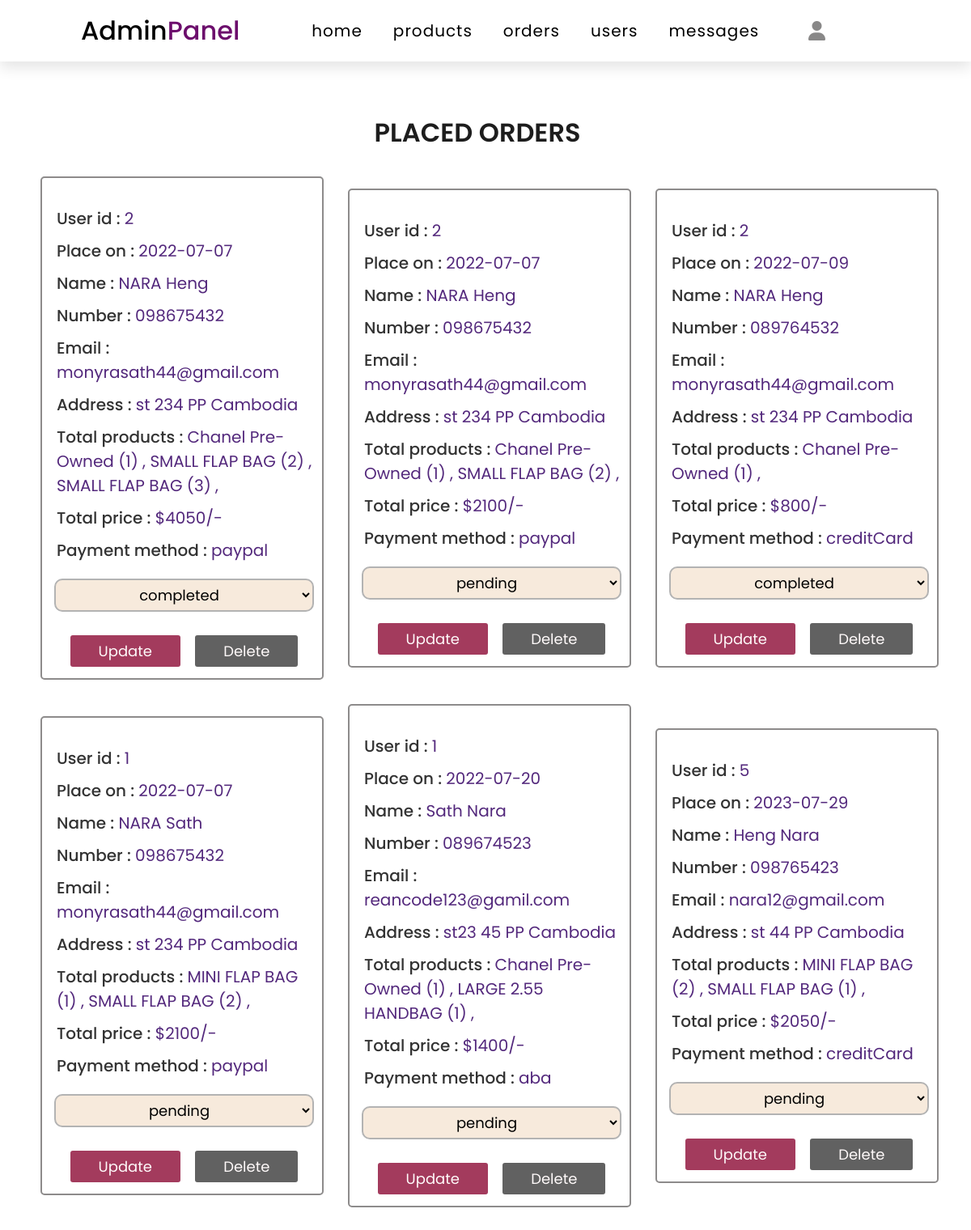
Screenshot of /admin_orders.php with the database file from the repository.
### tables this page shows
CREATE TABLE `order` (
  `id` int(100) NOT NULL,
  `user_id` int(100) NOT NULL,
  `place_on` date NOT NULL DEFAULT current_timestamp(),
  `name` varchar(100) NOT NULL,
  `email` varchar(100) NOT NULL,
  `number` varchar(10) NOT NULL,
  `address` varchar(100) NOT NULL,
  `payment_method` varchar(100) NOT NULL,
  `order_pro` varchar(500) NOT NULL,
  `price` int(100) NOT NULL,
  `payment_status` varchar(20) NOT NULL DEFAULT 'pending'
);

### database.php (called while the page is built, shortened)
<?php
    function db() {
        return new mysqli('localhost', 'root', '', 'chanel_db');
    }
?>

### admin_orders.php (the view, shortened to what this page needs)
<?php
    require_once("database.php");
?>
<!DOCTYPE html>
<html lang="en">
<head>
    <link rel="stylesheet" href="css/admin_style.css">
    <link rel="stylesheet" href="https://cdnjs.cloudflare.com/ajax/libs/font-awesome/6.1.1/css/all.min.css">
</head>
<body>
    <?php include 'admin_header.php'; ?>
    <div class="orders">
        <h1 class="heading">placed orders</h1>
        <div class="showOrder">
            <?php
                $result = db()->query("SELECT * FROM `order`");
                $num_row = mysqli_num_rows($result);
                if($num_row >0 ){
                    echo '<div class="result">';
                    for($i=1 ; $i<= $num_row; $i++){
                        if($row = mysqli_fetch_array($result)){
                            $placeOn = $row['place_on'];
                            $name = $row['name'];
                            $email = $row['email'];
                            $number = $row['number'];
                            $address = $row['address'];
                            $payment = $row['payment_method'];
                            $order = $row['order_pro'];
                            $price = $row['price'];
                            $user_Id = $row['user_id'];
                            $id = $row['id'];
                            $status = $row['payment_status'];
            ?>
                        <div class="showResult">
                            <p>User id : <span class="userId"><?php echo $user_Id ?></span> </p>
                            <p>Place on : <span class="placeOn"><?php echo $placeOn ?> </span> </p>
                            <p>Name : <span class="name"><?php echo $name ?></span> </p>
                            <p>Number : <span class="number"><?php echo $number ?></span> </p>
                            <p>Email : <span class="email"><?php echo $email ?></span> </p>
                            <p>Address : <span class="address"><?php echo $address ?></span> </p>
                            <p>Total products : <span class="total_pro"><?php echo $order ?></span> </p>
                            <p>Total price : <span class="total_price">$<?php echo $price ?>/-</span> </p>
                            <p>Payment method : <span class="payment_method"><?php echo $payment ?></span> </p>
                            <form action="admin_orders.php" name="payment_method">
                                <select>
                                    <option value="" disabled selected><?php echo $status ?></option>
                                </select>
                                <a href="" id=<?php echo $id ?> class="update_btn">Update</a>
                                <a href="" id=<?php echo $id ?> class="delete_btn">Delete</a>
                            </form>
                        </div>
            <?php
                        }
                        if($i %3 == 0){
                            echo '</div>';
                            echo '<div class="result">';
                        }
                    }
                    echo '</div>';
                }
            ?>
        </div>
    </div>
</body>
</html>

### css/admin_style.css (style rules this page uses)
* { box-sizing: border-box; }
body { font-family: 'Poppins', sans-serif; overflow-x: hidden; scroll-behavior: smooth; scroll-padding-top: 6rem; margin: 0; padding: 0; }
.heading { text-transform: uppercase; font-family: inherit; font-size: 2rem; text-align: center; color: #1d1d1d; font-weight: 600; margin: 140px auto 10px; }
.update_btn, .delete_btn { border: none; font-family: inherit; font-size: 18px; background-color: rgb(163, 59, 93); color: snow; padding: 7px 35px; border-radius: 3px; margin: 5px 1px 25px; cursor: pointer; }
.delete_btn { background-color: #616161; }
.orders { margin-top: 70px; margin-bottom: 50px; margin-right: 20px; }
.showOrder .result { display: flex; align-items: center; justify-content: center; flex-direction: row; margin: 30px 20px 15px; }
.showResult { width: 360px; border: 2px solid #8d8b8b; border-radius: 5px; padding: 15px 10px 20px; margin-left: 30px; }
.showResult p { color: #333333; font-weight: 500; font-size: 20px; margin-left: .5rem; margin-bottom: -10px; line-height: 30px; }
.showResult p span { color: #53287c; font-weight: 400; cursor: pointer; }
.orders form { margin-top: 30px; text-align: center; margin-left: 5px; }
.orders form select { border: 2px solid #b3b3b3; border-radius: 10px; padding: 5px 0px; font-family: inherit; font-size: 18px; color: black; text-align: center; width: 100%; margin-bottom: 35px; background-color: rgb(247, 234, 220); }
.orders form a { text-decoration: none; margin: 5px 7px 15px; }

### rows the page displays
order: user "2", place_on "2022-07-07", name "NARA Heng", number "098675432", email "monyrasath44@gmail.com", address "st 234 PP Cambodia", order_pro "Chanel Pre-Owned (1) , SMALL FLAP BAG (2) , SMALL FLAP BAG (3) ,", price "4050", payment_method "paypal", payment_status "completed"
order: user "2", place_on "2022-07-07", name "NARA Heng", number "098675432", email "monyrasath44@gmail.com", address "st 234 PP Cambodia", order_pro "Chanel Pre-Owned (1) , SMALL FLAP BAG (2) ,", price "2100", payment_method "paypal", payment_status "pending"
order: user "2", place_on "2022-07-09", name "NARA Heng", number "089764532", email "monyrasath44@gmail.com", address "st 234 PP Cambodia", order_pro "Chanel Pre-Owned (1) ,", price "800", payment_method "creditCard", payment_status "completed"
order: user "1", place_on "2022-07-07", name "NARA Sath", number "098675432", email "monyrasath44@gmail.com", address "st 234 PP Cambodia", order_pro "MINI FLAP BAG (1) , SMALL FLAP BAG (2) ,", price "2100", payment_method "paypal", payment_status "pending"
order: user "1", place_on "2022-07-20", name "Sath Nara", number "089674523", email "reancode123@gamil.com", address "st23 45 PP Cambodia", order_pro "Chanel Pre-Owned (1) , LARGE 2.55 HANDBAG (1) ,", price "1400", payment_method "aba", payment_status "pending"
order: user "5", place_on "2023-07-29", name "Heng Nara", number "098765423", email "nara12@gmail.com", address "st 44 PP Cambodia", order_pro "MINI FLAP BAG (2) , SMALL FLAP BAG (1) ,", price "2050", payment_method "creditCard", payment_status "pending"
